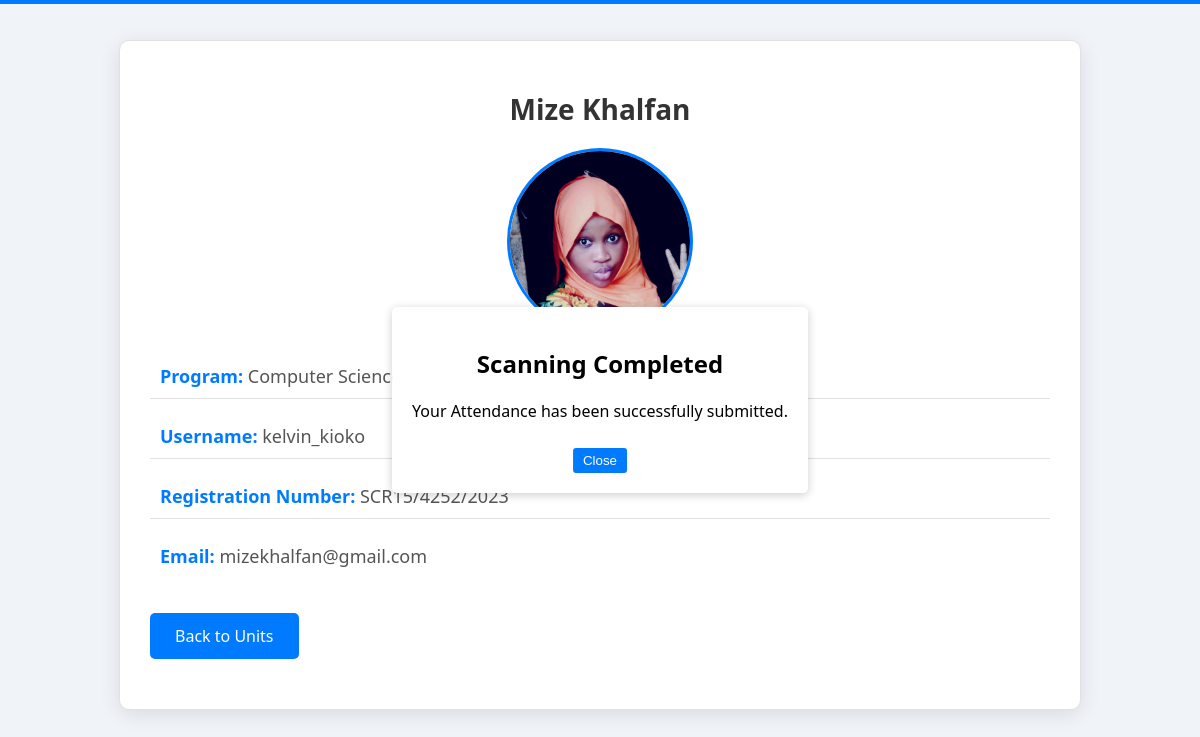
Page /student/2/ on the earlier database version.
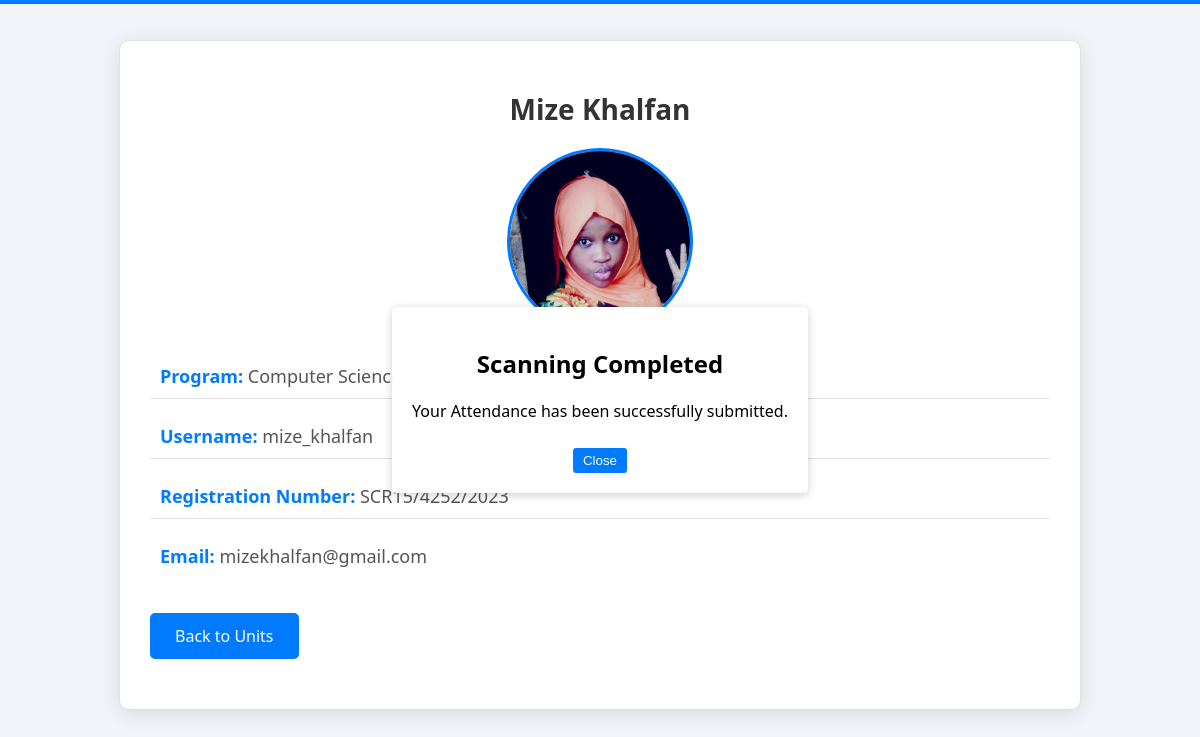
Same page on the later database version.
### attendance/models.py (models this page shows, shortened)
class StudentProfile(models.Model):
    user_name = models.CharField(max_length=300)
    first_name = models.CharField(max_length=70)
    last_name = models.CharField(max_length=70)
    reg_no = models.CharField(max_length=70)  # Registration number should be a CharField for alphanumeric codes
    phone = models.CharField(max_length=15)  # Using CharField to accommodate special characters like '+'
    email = models.EmailField()
    dob = models.DateField()  # Date of birth
    course = models.CharField(max_length=200)
    religion = models.CharField(max_length=70)
    games = models.CharField(max_length=70)
    hostel = models.CharField(max_length=70)
    room_no = models.CharField(max_length=70)
    year = models.CharField(max_length=70 ,null=True, blank=False)
    fee_balance = models.CharField(max_length=70,null=True, blank=False)
    parents_phone = models.CharField(max_length=15)  # CharField for phone
    parents_name = models.CharField(max_length=70)
    address = models.CharField(max_length=100)  # Increased length for more flexibility
    role = models.CharField(choices=ROLES, max_length=20, null=True, blank=False, default='student')
    image = models.ImageField(upload_to='profile_images/',null=True, blank=False)
    updated = models.DateTimeField(auto_now=True)

### attendance/views.py (the view)
# urls.py: path('student/<int:student_id>/', views.student_profile, name='student_profile'),
def student_profile(request, student_id):
    student_profile = get_object_or_404(StudentProfile, id=student_id)
    context = {
        'student_profile': student_profile
    }
    return render(request, 'students_profile.html', context)

### templates/students_profile.html (shortened to what this page needs)
<!DOCTYPE html>
<html lang="en">
<head>
</head>
<body>
    <div class="container">
        <h1>{{ student_profile.first_name }} {{ student_profile.last_name }}</h1>
        <img src="{{ student_profile.image.url }}" alt="Profile Image">
        <div class="info">
            <div class="profile-data"><strong>Program:</strong> {{ student_profile.course }}</div>
            <div class="profile-data"><strong>Username:</strong> {{ student_profile.user_name }}</div>
            <div class="profile-data"><strong>Registration Number:</strong> {{ student_profile.reg_no }}</div>
            <div class="profile-data"><strong>Email:</strong> {{ student_profile.email }}</div>
        </div>
        <a href="{% url 'unit_list' %}">Back to Units</a>
    </div>
    <div id="scanCompletePopup" class="popup">
        <div class="popup-content">
            <h2>Scanning Completed</h2>
            <p>Your Attendance has been successfully submitted.</p>
            <button class="close-btn" onclick="closePopup()">Close</button>
        </div>
    </div>
</body>
</html>

Differences in the rows shown:
changed StudentProfile "Mize": user_name "kelvin_kioko" → "mize_khalfan"
